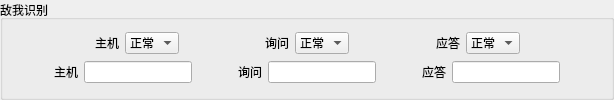
     <widget class="QGroupBox" name="groupBox_2">
      <property name="title">
       <string>敌我识别</string>
      </property>
      <layout class="QGridLayout" name="gridLayout_5">
       <item row="2" column="0">
        <layout class="QHBoxLayout" name="horizontalLayout_5"/>
       </item>
       <item row="1" column="0">
        <layout class="QHBoxLayout" name="horizontalLayout_4">
         <item>
          <spacer name="horizontalSpacer_26">
           <property name="orientation">
            <enum>Qt::Horizontal</enum>
           </property>
           <property name="sizeHint" stdset="0">
            <size>
             <width>40</width>
             <height>20</height>
            </size>
           </property>
          </spacer>
         </item>
         <item>
          <widget class="QLabel" name="label_7">
           <property name="text">
            <string>主机</string>
           </property>
          </widget>
         </item>
         <item>
          <widget class="CircleLineEdit" name="lineEdit_diwoHost"/>
         </item>
         <item>
          <spacer name="horizontalSpacer_27">
           <property name="orientation">
            <enum>Qt::Horizontal</enum>
           </property>
           <property name="sizeHint" stdset="0">
            <size>
             <width>40</width>
             <height>20</height>
            </size>
           </property>
          </spacer>
         </item>
         <item>
          <widget class="QLabel" name="label_21">
           <property name="text">
            <string>询问</string>
           </property>
          </widget>
         </item>
         <item>
          <widget class="CircleLineEdit" name="lineEdit_mmwaveLF"/>
         </item>
         <item>
          <spacer name="horizontalSpacer_31">
           <property name="orientation">
            <enum>Qt::Horizontal</enum>
           </property>
           <property name="sizeHint" stdset="0">
            <size>
             <width>40</width>
             <height>20</height>
            </size>
           </property>
          </spacer>
         </item>
         <item>
          <widget class="QLabel" name="label_24">
           <property name="text">
            <string>应答</string>
           </property>
          </widget>
         </item>
         <item>
          <widget class="CircleLineEdit" name="lineEdit_diwoResponder"/>
         </item>
         <item>
          <spacer name="horizontalSpacer_2">
           <property name="orientation">
            <enum>Qt::Horizontal</enum>
           </property>
           <property name="sizeHint" stdset="0">
            <size>
             <width>40</width>
             <height>20</height>
            </size>
           </property>
          </spacer>
         </item>
        </layout>
       </item>
       <item row="0" column="0">
        <layout class="QHBoxLayout" name="horizontalLayout_3">
         <item>
          <spacer name="horizontalSpacer_32">
           <property name="orientation">
            <enum>Qt::Horizontal</enum>
           </property>
           <property name="sizeHint" stdset="0">
            <size>
             <width>40</width>
             <height>20</height>
            </size>
           </property>
          </spacer>
         </item>
         <item>
          <widget class="QLabel" name="label_6">
           <property name="text">
            <string>主机</string>
           </property>
          </widget>
         </item>
         <item>
          <widget class="QComboBox" name="comboBox_diwoInquiry">
           <item>
            <property name="text">
             <string>正常</string>
            </property>
           </item>
           <item>
            <property name="text">
             <string>故障</string>
            </property>
           </item>
          </widget>
         </item>
         <item>
          <spacer name="horizontalSpacer_34">
           <property name="orientation">
            <enum>Qt::Horizontal</enum>
           </property>
           <property name="sizeHint" stdset="0">
            <size>
             <width>40</width>
             <height>20</height>
            </size>
           </property>
          </spacer>
         </item>
         <item>
          <widget class="QLabel" name="label_20">
           <property name="text">
            <string>询问</string>
           </property>
          </widget>
         </item>
         <item>
          <widget class="QComboBox" name="comboBox_diwoResponse">
           <item>
            <property name="text">
             <string>正常</string>
            </property>
           </item>
           <item>
            <property name="text">
             <string>故障</string>
            </property>
           </item>
          </widget>
         </item>
         <item>
          <spacer name="horizontalSpacer_33">
           <property name="orientation">
            <enum>Qt::Horizontal</enum>
           </property>
           <property name="sizeHint" stdset="0">
            <size>
             <width>40</width>
             <height>20</height>
            </size>
           </property>
          </spacer>
         </item>
         <item>
          <widget class="QLabel" name="label_19">
           <property name="text">
            <string>应答</string>
           </property>
          </widget>
         </item>
         <item>
          <widget class="QComboBox" name="comboBox_diwoHost">
           <item>
            <property name="text">
             <string>正常</string>
            </property>
           </item>
           <item>
            <property name="text">
             <string>故障</string>
            </property>
           </item>
          </widget>
         </item>
         <item>
          <spacer name="horizontalSpacer_35">
           <property name="orientation">
            <enum>Qt::Horizontal</enum>
           </property>
           <property name="sizeHint" stdset="0">
            <size>
             <width>40</width>
             <height>20</height>
            </size>
           </property>
          </spacer>
         </item>
        </layout>
       </item>
      </layout>
     </widget>
